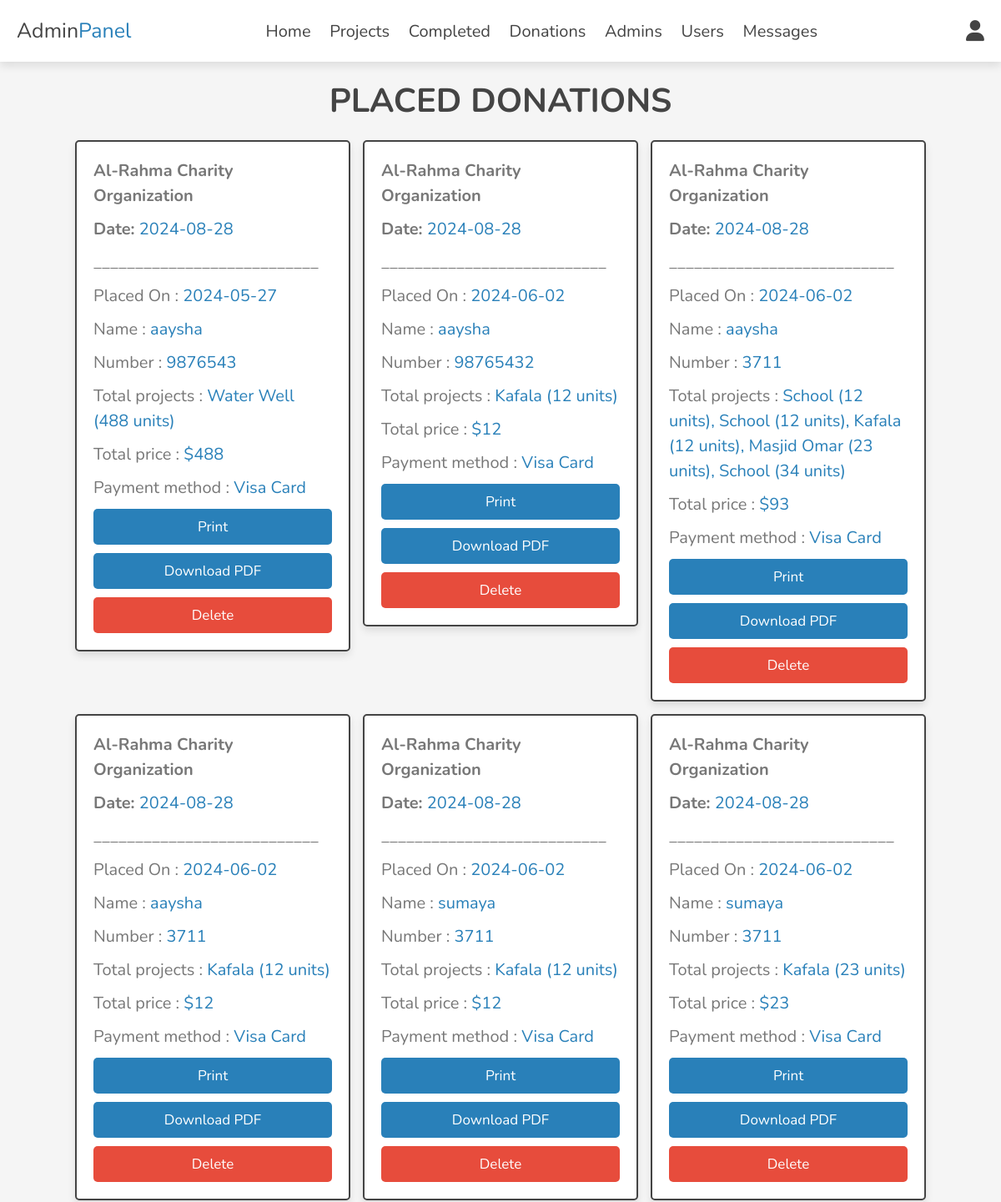
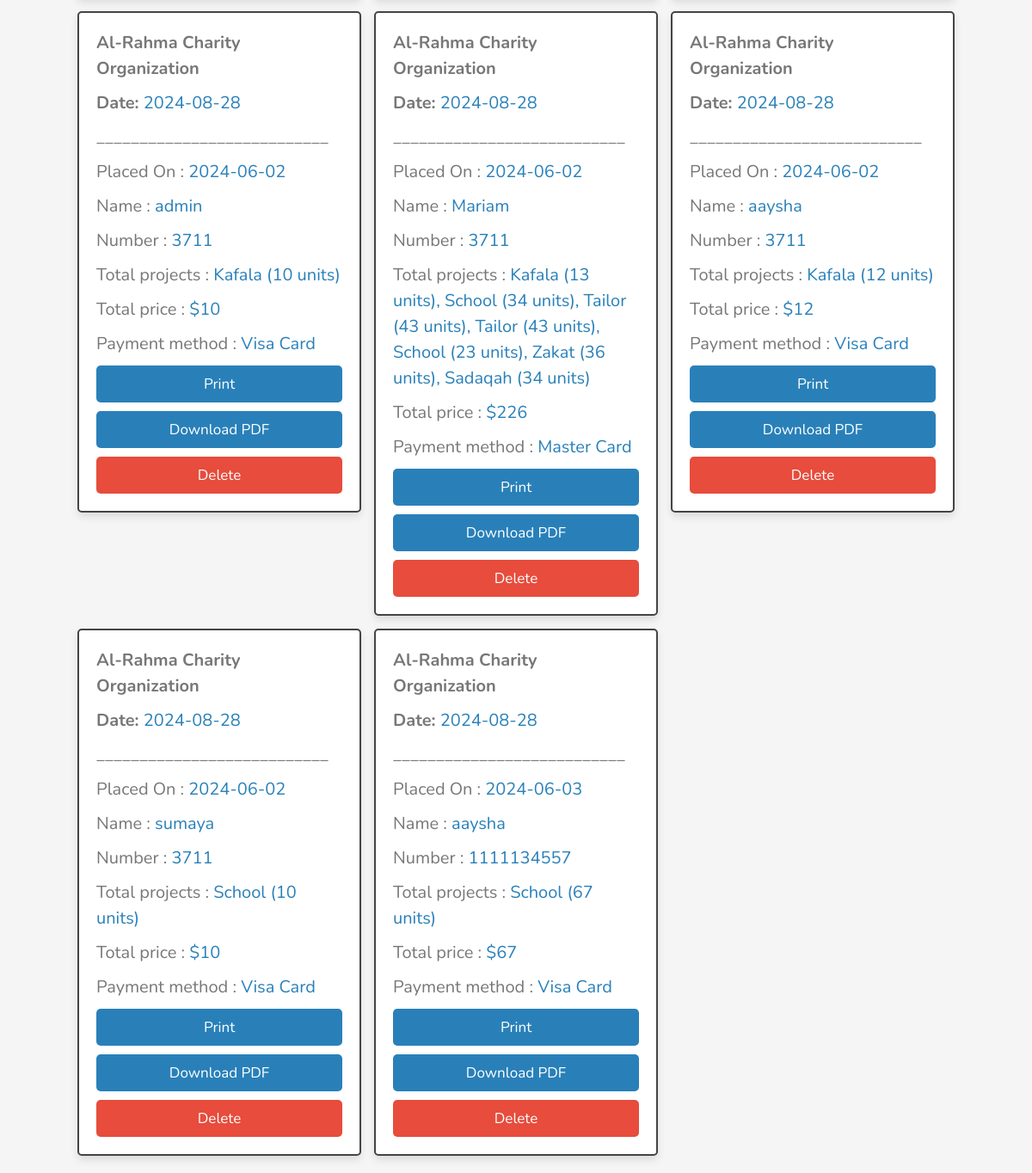
The page /admin/placed_donations.php (signed in) on the database its author committed (2 pictures, top to bottom).
### tables this page shows
CREATE TABLE `donations` (
  `id` int(255) NOT NULL,
  `user_id` int(150) NOT NULL,
  `name` varchar(150) NOT NULL,
  `number` int(150) NOT NULL,
  `email` varchar(150) NOT NULL,
  `method` varchar(150) NOT NULL,
  `total_projects` varchar(150) NOT NULL,
  `total_amounts` int(150) NOT NULL,
  `placed_on` date NOT NULL DEFAULT current_timestamp()
);

### admin/placed_donations.php (the view, shortened to what this page needs)
<?php
include '../components/connect.php';
?>
<!DOCTYPE html>
<html lang="en">
<head>
   <link rel="stylesheet" href="https://cdnjs.cloudflare.com/ajax/libs/font-awesome/6.1.1/css/all.min.css">
   <link rel="stylesheet" href="../css/admin_style.css">
</head>
<body>
<?php include '../components/admin_header.php'; ?>
<section class="donations">
   <h1 class="heading">Placed donations</h1>
   <div class="box-container" id="receipts">
   <?php
      $select_donations = $conn->prepare("SELECT * FROM `donations`");
      $select_donations->execute();
      if($select_donations->rowCount() > 0){
         while($fetch_donations = $select_donations->fetch(PDO::FETCH_ASSOC)){
   ?>
   <div class="box receipt" id="receipt-<?= $fetch_donations['id']; ?>">
      <div class="additional-text-print">
         <p><strong>Al-Rahma Charity Organization</strong></p>
         <p><strong>Date:</strong> <span><?= date('Y-m-d'); ?></span></p>
      <p>___________________________</p>
      </div>
      <p> Placed On : <span><?= $fetch_donations['placed_on']; ?></span> </p>
      <p> Name : <span><?= $fetch_donations['name']; ?></span> </p>
      <p> Number : <span><?= $fetch_donations['number']; ?></span> </p>
      <p> Total projects : <span><?= $fetch_donations['total_projects']; ?></span> </p>
      <p> Total price : <span>$<?= $fetch_donations['total_amounts']; ?></span> </p>
      <p> Payment method : <span><?= $fetch_donations['method']; ?></span> </p>
      <div class="action-buttons">
         <button onclick="printReceipt('receipt-<?= $fetch_donations['id']; ?>')" class="btn">Print</button>
         <button onclick="downloadPDF('receipt-<?= $fetch_donations['id']; ?>')" class="btn">Download PDF</button>
         <a href="placed_donations.php?delete=<?= $fetch_donations['id']; ?>" class="delete-btn" onclick="return confirm('delete this donation?');">delete</a>
      </div>
   </div>
   <?php
         }
      }else{
         echo '<p class="empty">no donations placed yet!</p>';
      }
   ?>
   </div>
</section>
</body>
</html>

### components/admin_header.php (shortened to what this page needs)
<header class="header">
   <section class="flex">
      <a href="../admin/dashboard.php" class="logo">Admin<span>Panel</span></a>
      <nav class="navbar">
         <a href="../admin/dashboard.php">Home</a>
         <a href="../admin/projects.php">Projects</a>
         <a href="../admin/completed_projects.php">Completed</a>
         <a href="../admin/placed_donations.php">Donations</a>
         <a href="../admin/admin_accounts.php">Admins</a>
         <a href="../admin/users_accounts.php">Users</a>
         <a href="../admin/messages.php">Messages</a>
      </nav>
      <div class="icons">
         <div id="user-btn" class="fas fa-user"></div>
      </div>
   </section>
</header>

### css/admin_style.css (style rules this page uses)
:root { --main-color:#2980b9; --orange:#f39c12; --red:#e74c3c; --black:#444; --white:#fff; --light-color:#777; --light-bg:#f5f5f5; --border:.2rem solid var(--black); --box-shadow:0 .5rem 1rem rgba(0,0,0,.1); }
* { font-family: 'Nunito', sans-serif; margin:0; padding:0; box-sizing: border-box; outline: none; border:none; text-decoration: none; }
html { font-size: 62.5%; overflow-x: hidden; }
body { background-color: var(--light-bg); }
section { padding:2rem; max-width: 1200px; margin:0 auto; }
.heading { font-size: 4rem; color:var(--black); margin-bottom: 2rem; text-align: center; text-transform: uppercase; }
.btn, .delete-btn, .option-btn { display: block; width: 100%; margin-top: 1rem; border-radius: .5rem; padding:1rem 3rem; font-size: 1.7rem; text-transform: capitalize; color:var(--white); cursor: pointer; text-align: center; }
.btn { background-color: var(--main-color); }
.delete-btn { background-color: var(--red); }
.header { position: sticky; top:0; left:0; right:0; background-color: var(--white); box-shadow: var(--box-shadow); z-index: 1000; }
.header .flex { display: flex; align-items: center; justify-content: space-between; position: relative; }
.header .flex .logo { font-size: 2.5rem; color:var(--black); }
.header .flex .logo span { color:var(--main-color); }
.header .flex .navbar a { margin:0 1rem; font-size: 2rem; color:var(--black); }
.header .flex .icons div { margin-left: 1.7rem; font-size: 2.5rem; cursor: pointer; color:var(--black); }
.donations .box-container { display: grid; grid-template-columns: repeat(auto-fit, 33rem); gap:1.5rem; align-items: flex-start; justify-content: center; }
.donations .box-container .box { padding:2rem; padding-top: 1rem; border-radius: .5rem; border:var(--border); background-color: var(--white); box-shadow: var(--box-shadow); }
.donations .box-container .box p { line-height: 1.5; font-size: 2rem; color:var(--light-color); margin:1rem 0; }
.donations .box-container .box p span { color:var(--main-color); }

### admin/placed_donations.php (style rules this page uses)
.action-buttons { margin-top: 10px; }
.action-buttons .btn { margin-right: 10px; }

### rows shown on the page
donations: placed_on "2024-05-27", name "aaysha", number "9876543", total_projects "Water Well (488 units)", total_amounts "488", method "Visa Card"
donations: placed_on "2024-06-02", name "aaysha", number "98765432", total_projects "Kafala (12 units)", total_amounts "12", method "Visa Card"
donations: placed_on "2024-06-02", name "aaysha", number "3711", total_projects "School (12 units), School (12 units), Kafala (12 units), Masjid Omar (23 units), School (34 units)", total_amounts "93", method "Visa Card"
donations: placed_on "2024-06-02", name "aaysha", number "3711", total_projects "Kafala (12 units)", total_amounts "12", method "Visa Card"
donations: placed_on "2024-06-02", name "sumaya", number "3711", total_projects "Kafala (12 units)", total_amounts "12", method "Visa Card"
donations: placed_on "2024-06-02", name "sumaya", number "3711", total_projects "Kafala (23 units)", total_amounts "23", method "Visa Card"
donations: placed_on "2024-06-02", name "admin", number "3711", total_projects "Kafala (10 units)", total_amounts "10", method "Visa Card"
donations: placed_on "2024-06-02", name "Mariam", number "3711", total_projects "Kafala (13 units), School (34 units), Tailor (43 units), Tailor (43 units), School (23 units), Zakat (36 units), Sadaqah (34 units)", total_amounts "226", method "Master Card"
donations: placed_on "2024-06-02", name "aaysha", number "3711", total_projects "Kafala (12 units)", total_amounts "12", method "Visa Card"
donations: placed_on "2024-06-02", name "sumaya", number "3711", total_projects "School (10 units)", total_amounts "10", method "Visa Card"
donations: placed_on "2024-06-03", name "aaysha", number "1111134557", total_projects "School (67 units)", total_amounts "67", method "Visa Card"
